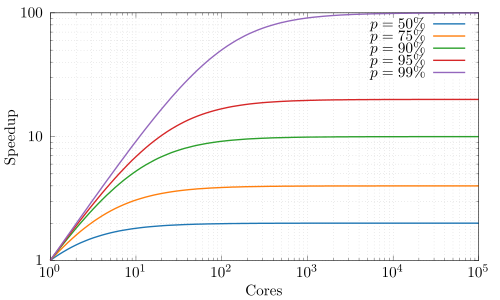

Write gnuplot code to recreate this figure.
set terminal cairolatex standalone size 5in,3in
set output "amdahl.tex"
load "../turbo.pal"

set logscale xy
set grid x y mx my
set format x "$10^{%L}$"
set xrange[1:100000]

set xlabel "Cores"
set ylabel "Speedup"

f(p,s)=1.0/(1.0-p+(p/s))
plot f(0.50,x) w l ls 1 t "$p=50\\%$" ,\
     f(0.75,x) w l ls 2 t "$p=75\\%$" ,\
     f(0.90,x) w l ls 3 t "$p=90\\%$" ,\
     f(0.95,x) w l ls 4 t "$p=95\\%$",\
     f(0.99,x) w l ls 5 t "$p=99\\%$"
